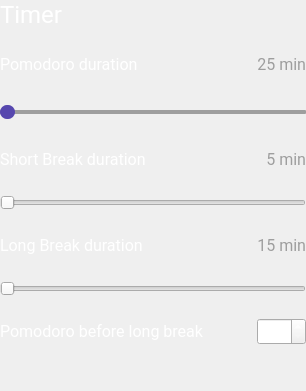
                        <widget class="QFrame" name="timer_content">
                         <property name="maximumSize">
                          <size>
                           <width>16777215</width>
                           <height>375</height>
                          </size>
                         </property>
                         <property name="styleSheet">
                          <string notr="true">color: white;</string>
                         </property>
                         <property name="frameShape">
                          <enum>QFrame::NoFrame</enum>
                         </property>
                         <property name="frameShadow">
                          <enum>QFrame::Raised</enum>
                         </property>
                         <layout class="QGridLayout" name="gridLayout_7">
                          <property name="leftMargin">
                           <number>0</number>
                          </property>
                          <property name="topMargin">
                           <number>0</number>
                          </property>
                          <property name="rightMargin">
                           <number>0</number>
                          </property>
                          <property name="bottomMargin">
                           <number>30</number>
                          </property>
                          <item row="3" column="0">
                           <widget class="QLabel" name="short_break_duration_label">
                            <property name="minimumSize">
                             <size>
                              <width>204</width>
                              <height>59</height>
                             </size>
                            </property>
                            <property name="font">
                             <font>
                              <family>Roboto</family>
                              <pointsize>12</pointsize>
                             </font>
                            </property>
                            <property name="styleSheet">
                             <string notr="true"/>
                            </property>
                            <property name="text">
                             <string>Short Break duration</string>
                            </property>
                           </widget>
                          </item>
                          <item row="4" column="0" colspan="3">
                           <widget class="QSlider" name="short_break_duration_horizontalSlider">
                            <property name="font">
                             <font>
                              <pointsize>9</pointsize>
                             </font>
                            </property>
                            <property name="orientation">
                             <enum>Qt::Horizontal</enum>
                            </property>
                           </widget>
                          </item>
                          <item row="5" column="2">
                           <widget class="QLabel" name="show_long_break_duration_label">
                            <property name="font">
                             <font>
                              <family>Roboto</family>
                              <pointsize>12</pointsize>
                             </font>
                            </property>
                            <property name="layoutDirection">
                             <enum>Qt::LeftToRight</enum>
                            </property>
                            <property name="styleSheet">
                             <string notr="true">#show_long_break_duration_label {
color: #9e9e9e;
}</string>
                            </property>
                            <property name="text">
                             <string>15 min</string>
                            </property>
                            <property name="alignment">
                             <set>Qt::AlignRight|Qt::AlignTrailing|Qt::AlignVCenter</set>
                            </property>
                           </widget>
                          </item>
                          <item row="0" column="0">
                           <widget class="QLabel" name="settings_timer_label">
                            <property name="maximumSize">
                             <size>
                              <width>70</width>
                              <height>30</height>
                             </size>
                            </property>
                            <property name="font">
                             <font>
                              <family>Roboto</family>
                              <pointsize>18</pointsize>
                             </font>
                            </property>
                            <property name="styleSheet">
                             <string notr="true"/>
                            </property>
                            <property name="text">
                             <string>Timer</string>
                            </property>
                           </widget>
                          </item>
                          <item row="7" column="0">
                           <widget class="QLabel" name="pomodoro_before_long_break_label">
                            <property name="minimumSize">
                             <size>
                              <width>204</width>
                              <height>59</height>
                             </size>
                            </property>
                            <property name="font">
                             <font>
                              <family>Roboto</family>
                              <pointsize>12</pointsize>
                             </font>
                            </property>
                            <property name="styleSheet">
                             <string notr="true"/>
                            </property>
                            <property name="text">
                             <string>Pomodoro before long break</string>
                            </property>
                           </widget>
                          </item>
                          <item row="6" column="0" colspan="3">
                           <widget class="QSlider" name="long_break_duration_horizontalSlider">
                            <property name="font">
                             <font>
                              <pointsize>9</pointsize>
                             </font>
                            </property>
                            <property name="orientation">
                             <enum>Qt::Horizontal</enum>
                            </property>
                           </widget>
                          </item>
                          <item row="5" column="0">
                           <widget class="QLabel" name="long_break_duration_label">
                            <property name="minimumSize">
                             <size>
                              <width>204</width>
                              <height>59</height>
                             </size>
                            </property>
                            <property name="font">
                             <font>
                              <family>Roboto</family>
                              <pointsize>12</pointsize>
                             </font>
                            </property>
                            <property name="styleSheet">
                             <string notr="true"/>
                            </property>
                            <property name="text">
                             <string>Long Break duration</string>
                            </property>
                           </widget>
                          </item>
                          <item row="3" column="2">
                           <widget class="QLabel" name="show_short_break_duration_label">
                            <property name="font">
                             <font>
                              <family>Roboto</family>
                              <pointsize>12</pointsize>
                             </font>
                            </property>
                            <property name="layoutDirection">
                             <enum>Qt::LeftToRight</enum>
                            </property>
                            <property name="styleSheet">
                             <string notr="true">#show_short_break_duration_label{
color: #9e9e9e;
}</string>
                            </property>
                            <property name="text">
                             <string>5 min</string>
                            </property>
                            <property name="alignment">
                             <set>Qt::AlignRight|Qt::AlignTrailing|Qt::AlignVCenter</set>
                            </property>
                           </widget>
                          </item>
                          <item row="1" column="2">
                           <widget class="QLabel" name="show_pomodoro_duration_label">
                            <property name="font">
                             <font>
                              <family>Roboto</family>
                              <pointsize>12</pointsize>
                             </font>
                            </property>
                            <property name="layoutDirection">
                             <enum>Qt::LeftToRight</enum>
                            </property>
                            <property name="styleSheet">
                             <string notr="true">#show_pomodoro_duration_label {
color: #9e9e9e;
}</string>
                            </property>
                            <property name="text">
                             <string>25 min</string>
                            </property>
                            <property name="alignment">
                             <set>Qt::AlignRight|Qt::AlignTrailing|Qt::AlignVCenter</set>
                            </property>
                           </widget>
                          </item>
                          <item row="7" column="1">
                           <spacer name="horizontalSpacer">
                            <property name="orientation">
                             <enum>Qt::Horizontal</enum>
                            </property>
                            <property name="sizeHint" stdset="0">
                             <size>
                              <width>40</width>
                              <height>20</height>
                             </size>
                            </property>
                           </spacer>
                          </item>
                          <item row="7" column="2">
                           <widget class="QSpinBox" name="pomodoro_before_long_break_spinBox">
                            <property name="font">
                             <font>
                              <family>Roboto</family>
                              <pointsize>12</pointsize>
                             </font>
                            </property>
                            <property name="styleSheet">
                             <string notr="true">color: white;</string>
                            </property>
                           </widget>
                          </item>
                          <item row="1" column="0">
                           <widget class="QLabel" name="pomodoro_duration_label">
                            <property name="minimumSize">
                             <size>
                              <width>204</width>
                              <height>59</height>
                             </size>
                            </property>
                            <property name="font">
                             <font>
                              <family>Roboto</family>
                              <pointsize>12</pointsize>
                             </font>
                            </property>
                            <property name="styleSheet">
                             <string notr="true"/>
                            </property>
                            <property name="text">
                             <string>Pomodoro duration</string>
                            </property>
                           </widget>
                          </item>
                          <item row="2" column="0" colspan="3">
                           <widget class="QSlider" name="pomodoro_duration_horizontalSlider">
                            <property name="font">
                             <font>
                              <pointsize>9</pointsize>
                             </font>
                            </property>
                            <property name="styleSheet">
                             <string notr="true">QSlider:horizontal {
height: 20px;
margin: 2px 0;
}

QSlider::groove:horizontal {
	background: #9e9e9e;
    height: 4px; 
	border-radius: 1px;
}

QSlider::handle:horizontal {
    background: #5647ae;
	heigth: 15px;
    width: 15px;
    margin: -5px 0; 
	border-radius: 7px;
}

QSlider::sub-page:horizontal {
    background: qlineargradient(x1:0, y1:0, x2:1, y2:0,
        stop:0 #5647ae, /* Color on the left */
        stop:1 #5647ae  /* Color on the right */
    );
}

QSlider::add-page:horizontal {
    background: qlineargradient(x1:0, y1:0, x2:1, y2:0,
        stop:0 #9e9e9e, /* Color on the left */
        stop:1 #9e9e9e  /* Color on the right */
    );
}</string>
                            </property>
                            <property name="orientation">
                             <enum>Qt::Horizontal</enum>
                            </property>
                           </widget>
                          </item>
                         </layout>
                        </widget>
